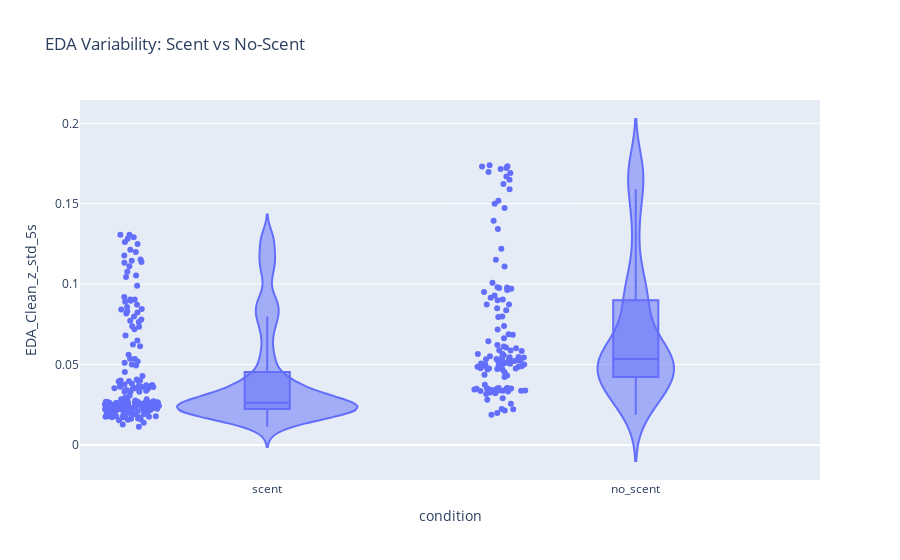

The code cell stored with this chart in its notebook:
### Code cell
tmp = pd.concat([
        drive_scent_df.assign(condition="scent"),
        drive_noscent_df.assign(condition="no_scent")
    ])
fig = px.violin(tmp, x="condition", y="EDA_Clean_z_std_5s",
                box=True, points="all",
                title="EDA Variability: Scent vs No-Scent")
fig.show()

### Figure 1 — Plotly figure (JSON) as saved in the notebook; plotly's stock layout.template omitted (floating-point values rounded to 4 significant figures; data arrays with more than 128 entries replaced by an {"elided": "..."} marker saying what was removed)
{"data": [{"alignmentgroup": "True", "box": {"visible": true}, "hovertemplate": "condition=%{x}<br>EDA_Clean_z_std_5s=%{y}<extra></extra>", "legendgroup": "", "marker": {"color": "#636efa"}, "name": "", "offsetgroup": "", "orientation": "v", "points": "all", "scalegroup": "True", "showlegend": false, "type": "violin", "x": {"elided": "312 str values"}, "x0": " ", "xaxis": "x", "y": {"elided": "312 float values"}, "y0": " ", "yaxis": "y"}], "layout": {"legend": {"tracegroupgap": 0}, "title": {"text": "EDA Variability: Scent vs No-Scent"}, "violinmode": "group", "xaxis": {"anchor": "y", "domain": [0, 1], "title": {"text": "condition"}}, "yaxis": {"anchor": "x", "domain": [0, 1], "title": {"text": "EDA_Clean_z_std_5s"}}}}
